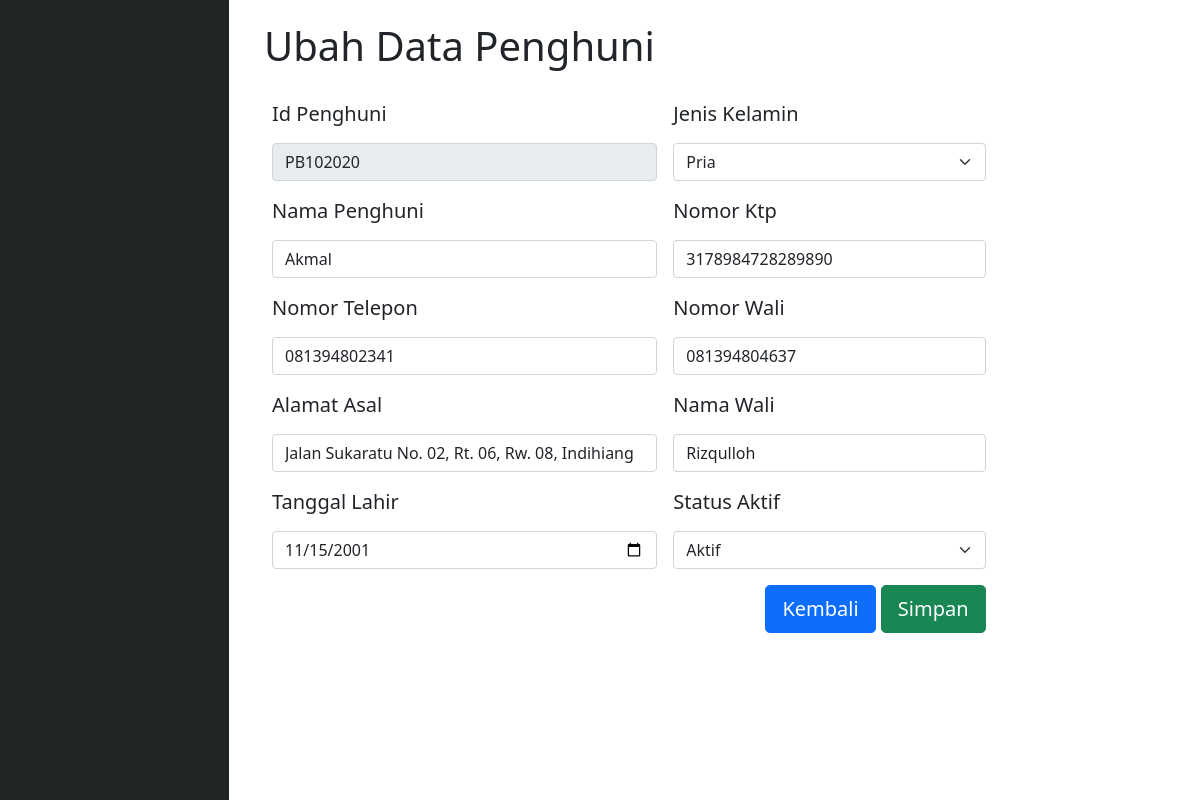
The app's page /view/admin/crud_penghuni/edit_penghuni.php?id_penghuni=PB102020 (signed in) with its own data.
### tables this page shows
CREATE TABLE `penghuni` (
  `id_penghuni` varchar(10) NOT NULL,
  `nama_penghuni` varchar(50) NOT NULL,
  `no_telp` varchar(15) NOT NULL,
  `alamat_asal` varchar(150) NOT NULL,
  `tanggal_lahir` date NOT NULL,
  `jenis_kelamin` enum('Pria','Wanita') NOT NULL,
  `no_ktp` varchar(16) NOT NULL,
  `no_telp_wali` varchar(15) NOT NULL,
  `nama_wali` varchar(50) NOT NULL,
  `status_aktif` enum('Aktif','Tidak') NOT NULL
);

### view/admin/crud_penghuni/edit_penghuni.php (the view, shortened to what this page needs)
<?php
	include("../../../functions.php");
    $id_penghuni = $_GET["id_penghuni"];
    $data = getDataPenghuni($id_penghuni)->fetch_assoc();
 ?>
 <head>
 <!DOCTYPE html>
<html>
  <link href="https://cdn.jsdelivr.net/npm/bootstrap@5.1.3/dist/css/bootstrap.min.css" rel="stylesheet">
  </head>
  <body>
<div class="container mt-3">
  <p class="fs-1">Ubah Data Penghuni</p>
  <form action="edit.php" method="post" id="form">
  <table class="table table-borderless" style="font-size: 20px; width: 80%">
  <tr><td width="55%">Id Penghuni</td>
      <td>Jenis Kelamin</td></tr>
      <tr><td><input class="form-control" name="id_penghuni" type="text" value="<?php echo $data["id_penghuni"]; ?>" readonly></input></td>
          <td><select class="form-select" name="jenis_kelamin">
						<option <?php echo ($data["jenis_kelamin"] == "Pria"?"selected":"") ?>>Pria</option>
			  </select></td>
      </tr>
      <tr><td>Nama Penghuni</td>
          <td>Nomor Ktp</td>
      </tr>
      <tr><td><input name="nama_penghuni" type="text" value="<?php echo $data["nama_penghuni"]; ?>"
          class="form-control"></input></td>
          <td><input name="no_ktp" type="text" value="<?php echo $data["no_ktp"]; ?>" class="form-control"></input></td></tr>
      <tr><td>Nomor Telepon</td>
          <td>Nomor Wali</td>
      </tr>
      <tr><td><input name="no_telp" type="text" value="<?php echo $data["no_telp"]; ?>" class="form-control"></input></td>
          <td><input name="no_telp_wali" type="text" value="<?php echo $data["no_telp_wali"]; ?>" class="form-control"></input></td></tr>
        <tr><td>Alamat Asal</td>
            <td>Nama Wali</td>
        <tr><td><input name="alamat_asal" type="text" value="<?php echo $data["alamat_asal"]; ?>" class="form-control"></input></td>
            <td><input name="nama_wali" type="text" value="<?php echo $data["nama_wali"]; ?>" class="form-control"></input></td></tr>
        <tr><td>Tanggal Lahir</td>
            <td>Status Aktif</td></tr>
        <tr><td><input name="tanggal_lahir" type="date" value="<?php echo $data["tanggal_lahir"]; ?>" class="form-control"></input></td>
        <td><select class="form-select" name="status_aktif">
						<option <?php echo ($data["status_aktif"] == "Aktif"?"selected":"") ?>>Aktif</option>
			</select></td></tr>
    <tr><td></td><td align="right"><a href="../penghuni.php" type="button" class="btn btn-primary btn-lg">Kembali</a>
            <a class="btn btn-success konfirmUbah btn-lg" name="simpan">Simpan</a></td></tr>
  </form>
</div>
</html>

### style.css (style rules this page uses)
* { margin: 0px; padding: 0px; }
body { font-weight: bold; font-family: Montserrat; max-width: 1920px; margin: auto; background: white; }

### records on screen
penghuni: id_penghuni "PB102020", jenis_kelamin "Pria", nama_penghuni "Akmal", no_ktp "3178984728289890", no_telp "081394802341", no_telp_wali "081394804637", alamat_asal "Jalan Sukaratu No. 02, Rt. 06, Rw. 08, Indihiang", nama_wali "Rizqulloh", tanggal_lahir "11/15/2001", status_aktif "Aktif"
